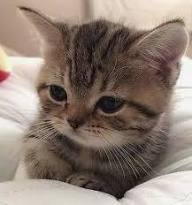
#> input picture Task5(OpenCV)/kitty.jpeg, 192 x 205 px, found by its file name
$ jupyter execute --allow-errors 'Python OpenCV - Morphological Operations.ipynb'
#> lines starting #> are read from the running program, lines starting #| are printed output that depends on the picture; after the words box and inside, x2 and y2 are one past the last pixel; in counts of white or black regions, pixels touching at a corner belong together
[cell 1]
import cv2, numpy as np, matplotlib.pyplot as plt
img = cv2.imread(r"D:\open CV\kitty.jpeg", 0) # Load grayscale image
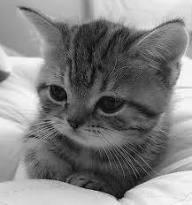
#> img: shape (205, 192); min 0, max 251, mean 129.4
bin = cv2.threshold(img, 0, 255, cv2.THRESH_BINARY+cv2.THRESH_OTSU)[1]  # Binarize
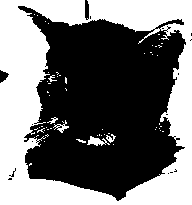
#> bin: shape (205, 192); 44.7% white; 59 white regions (52 under 20 px), largest, box (x1, y1, x2, y2) and area: (0, 0, 192, 205) 17192, (87, 136, 110, 146) 114, (53, 120, 69, 133) 68

k = np.ones((5, 5), np.uint8)  # Define 5x5 kernel
inv = cv2.bitwise_not(bin)
out = cv2.erode(inv, k, 1)
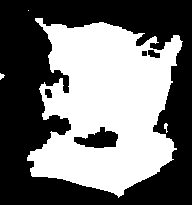
#> out: shape (205, 192); 45.6% white; 4 white regions (1 under 20 px), largest, box (x1, y1, x2, y2) and area: (27, 18, 183, 198) 17896, (164, 123, 168, 133) 24, (0, 73, 5, 80) 21
plt.imshow(out, cmap='gray'), plt.axis('off'), plt.show()

[cell 2]
import cv2, numpy as np, matplotlib.pyplot as plt

img = cv2.imread(r"D:\open CV\kitty.jpeg", 0)  # Load grayscale image
bin = cv2.threshold(img, 0, 255, cv2.THRESH_BINARY+cv2.THRESH_OTSU)[1]  # Binarize

k = np.ones((3, 3), np.uint8) # Define 3x3 kernel
inv = cv2.bitwise_not(bin)
out = cv2.dilate(inv, k, 1)
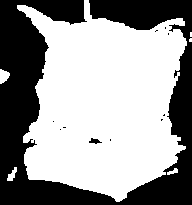
#> out: shape (205, 192); 60% white; 11 black regions (9 under 20 px), largest, box (x1, y1, x2, y2) and area: (0, 0, 192, 205) 15699, (89, 138, 102, 144) 43
plt.imshow(out, cmap='gray'), plt.axis('off'), plt.show()

$ run again, with Task5(OpenCV)/cat.jpg copied over Task5(OpenCV)/kitty.jpeg
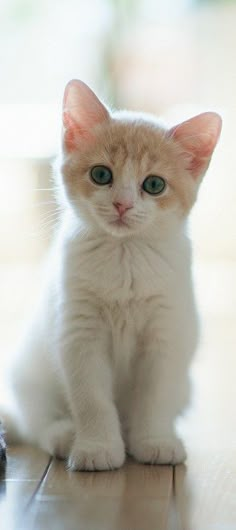
#> input picture Task5(OpenCV)/cat.jpg, 236 x 530 px, found by its file name
#> `bin = cv2.threshold(img, 0, 255, cv2.THRESH_BINARY+cv2.THRESH_OTSU)[1]`:
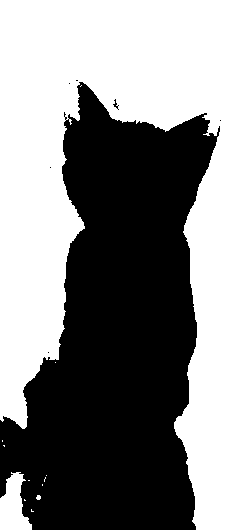
#> bin: shape (530, 236); 51.6% white; 7 black regions (5 under 20 px), largest, box (x1, y1, x2, y2) and area: (0, 82, 220, 530) 60521, (113, 99, 119, 110) 22
#> `out = cv2.dilate(inv, k, 1)`:
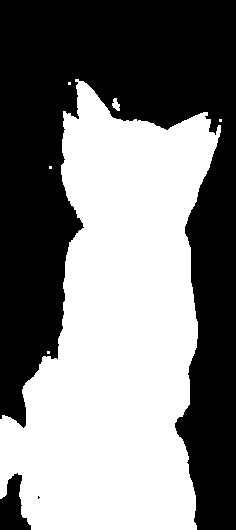
#> out: shape (530, 236); 49.8% white; 6 white regions (4 under 20 px), largest, box (x1, y1, x2, y2) and area: (0, 79, 221, 530) 62132, (112, 98, 120, 111) 66

$ run again, with Task5(OpenCV)/pyramid.jpg copied over Task5(OpenCV)/kitty.jpeg
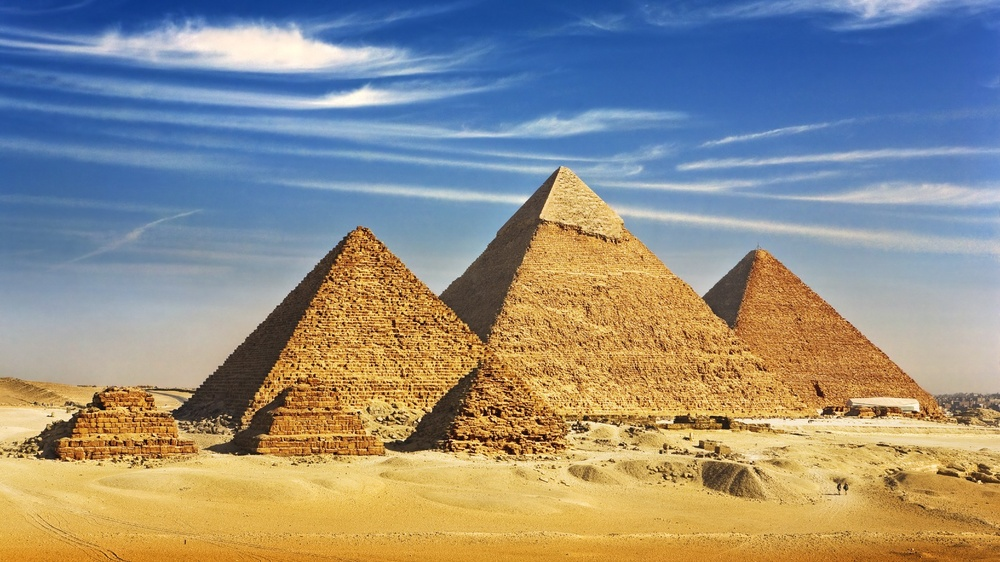
#> input picture Task5(OpenCV)/pyramid.jpg, 1000 x 562 px, shrunk from 1920 x 1080 before the run, found by its file name
#> `bin = cv2.threshold(img, 0, 255, cv2.THRESH_BINARY+cv2.THRESH_OTSU)[1]`:
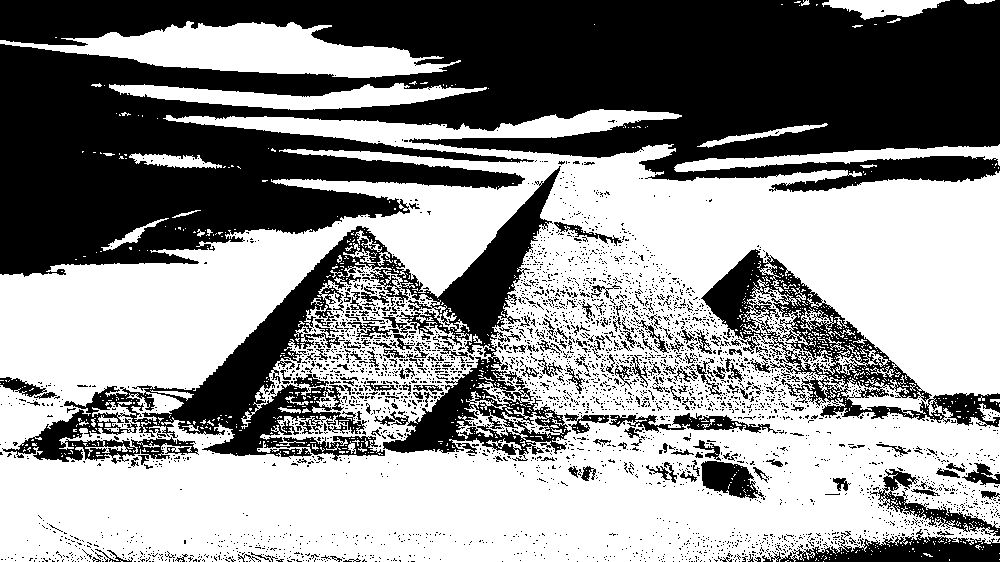
#> bin: shape (562, 1000); 56.2% white; 3607 black regions (3414 under 20 px), largest, box (x1, y1, x2, y2) and area: (0, 0, 1000, 277) 167440, (2, 166, 571, 465) 37266, (701, 249, 1000, 427) 11911
#> `out = cv2.dilate(inv, k, 1)`:
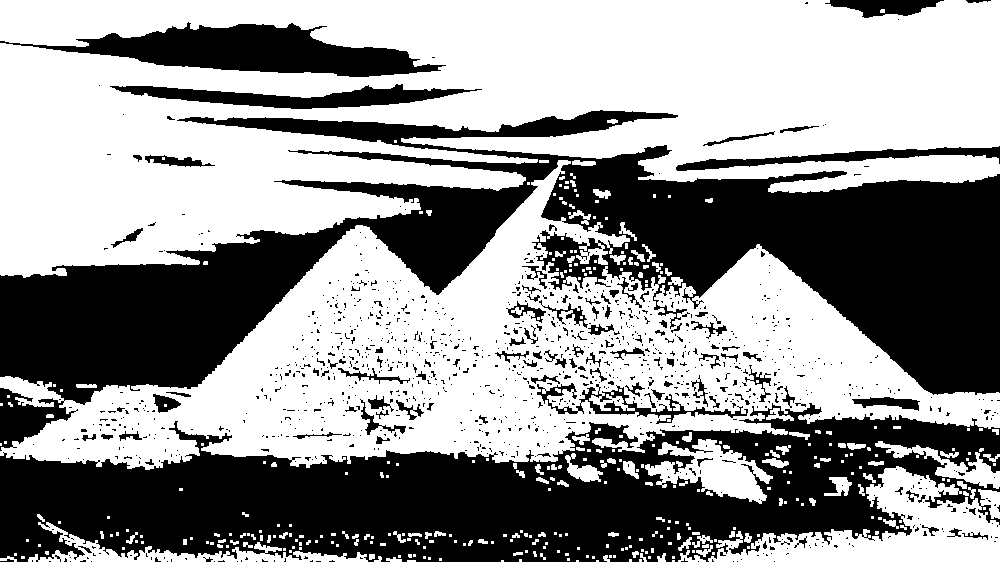
#> out: shape (562, 1000); 58% white; 1093 black regions (976 under 20 px), largest, box (x1, y1, x2, y2) and area: (0, 110, 1000, 451) 114308, (0, 403, 1000, 562) 89318, (0, 22, 446, 77) 11439
